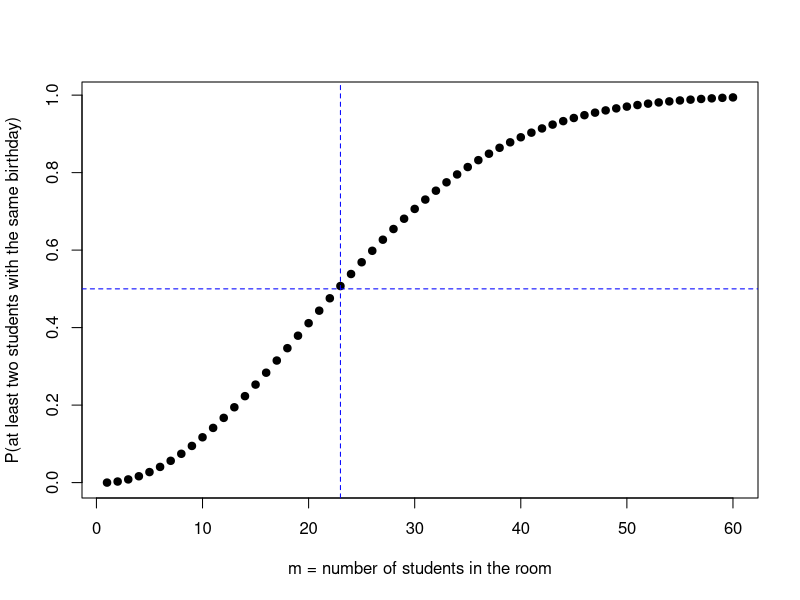

The R source for this figure: (Note: this script raises an error after producing the figure.)
## ---- chunk 1
library(knitr)
knit_hooks$set(document = function(x){
gsub("\\begin{tabular}", "\\medskip{}\\begin{tabular}", x, fixed = TRUE)
})
## ---- chunk 2
knitr::opts_chunk$set(echo = TRUE, comment = NA, warning = FALSE, message = FALSE, fig.align = 'center')
## ---- chunk 3
m <- 1:60             # vector of number of students
p <- numeric(60)      # initialize vector to 0's
for(i in m){          # index value for loop
 q = prod((365:(365 - i + 1))/365)
 p[i] = 1 - q
}
plot(m, p, pch = 19,ylab = "P(at least two students with the same birthday)",
     xlab = "m = number of students in the room")
abline(h = 0.5, lty = 2, col = "blue")
abline(v = 23, lty = 2, col = "blue")
## ---- chunk 4
knitr::include_graphics("week8_7.png")
## ---- chunk 5
set.seed(13)
n <- 10000
actual <- sample(1:3, size = n, replace = TRUE)
aguess <- sample(1:3, size = n, replace = TRUE)
equals <- (actual == aguess)
not.eq <- (actual != aguess)
PnoSwitch <- mean(equals)
PwiSwitch <- mean(not.eq)
probs <- c(PnoSwitch, PwiSwitch)
names(probs) <- c("P(Win no Switch)", "P(Win Switch)")
probs
